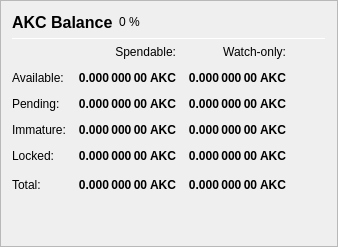
                   <widget class="QFrame" name="frame_Balances">
                    <property name="frameShape">
                     <enum>QFrame::StyledPanel</enum>
                    </property>
                    <property name="frameShadow">
                     <enum>QFrame::Raised</enum>
                    </property>
                    <layout class="QVBoxLayout" name="verticalLayout_4">
                     <item>
                      <layout class="QHBoxLayout" name="horizontalLayout_4">
                       <item>
                        <widget class="QLabel" name="label_5">
                         <property name="minimumSize">
                          <size>
                           <width>0</width>
                           <height>20</height>
                          </size>
                         </property>
                         <property name="font">
                          <font>
                           <pointsize>12</pointsize>
                           <weight>75</weight>
                           <bold>true</bold>
                          </font>
                         </property>
                         <property name="text">
                          <string>AKC Balance</string>
                         </property>
                        </widget>
                       </item>
                       <item>
                        <widget class="QLabel" name="labelAKCPercent">
                         <property name="text">
                          <string notr="true">0 %</string>
                         </property>
                        </widget>
                       </item>
                       <item>
                        <spacer name="horizontalSpacer_3">
                         <property name="orientation">
                          <enum>Qt::Horizontal</enum>
                         </property>
                         <property name="sizeHint" stdset="0">
                          <size>
                           <width>40</width>
                           <height>20</height>
                          </size>
                         </property>
                        </spacer>
                       </item>
                      </layout>
                     </item>
                     <item>
                      <widget class="Line" name="line_Balance">
                       <property name="minimumSize">
                        <size>
                         <width>0</width>
                         <height>1</height>
                        </size>
                       </property>
                       <property name="maximumSize">
                        <size>
                         <width>16777215</width>
                         <height>1</height>
                        </size>
                       </property>
                       <property name="orientation">
                        <enum>Qt::Horizontal</enum>
                       </property>
                      </widget>
                     </item>
                     <item>
                      <layout class="QGridLayout" name="gridLayout">
                       <property name="spacing">
                        <number>12</number>
                       </property>
                       <item row="0" column="1">
                        <widget class="QLabel" name="labelSpendable">
                         <property name="text">
                          <string>Spendable:</string>
                         </property>
                         <property name="alignment">
                          <set>Qt::AlignRight|Qt::AlignTrailing|Qt::AlignVCenter</set>
                         </property>
                        </widget>
                       </item>
                       <item row="0" column="2">
                        <widget class="QLabel" name="labelWatchonly">
                         <property name="text">
                          <string>Watch-only:</string>
                         </property>
                         <property name="alignment">
                          <set>Qt::AlignRight|Qt::AlignTrailing|Qt::AlignVCenter</set>
                         </property>
                        </widget>
                       </item>
                       <item row="1" column="0">
                        <widget class="QLabel" name="labelBalanceText">
                         <property name="text">
                          <string>Available:</string>
                         </property>
                        </widget>
                       </item>
                       <item row="1" column="1">
                        <widget class="QLabel" name="labelBalance">
                         <property name="font">
                          <font>
                           <weight>75</weight>
                           <bold>true</bold>
                          </font>
                         </property>
                         <property name="cursor">
                          <cursorShape>IBeamCursor</cursorShape>
                         </property>
                         <property name="toolTip">
                          <string>Your current spendable balance</string>
                         </property>
                         <property name="text">
                          <string notr="true">0.000 000 00 AKC</string>
                         </property>
                         <property name="alignment">
                          <set>Qt::AlignRight|Qt::AlignTrailing|Qt::AlignVCenter</set>
                         </property>
                         <property name="textInteractionFlags">
                          <set>Qt::LinksAccessibleByMouse|Qt::TextSelectableByKeyboard|Qt::TextSelectableByMouse</set>
                         </property>
                        </widget>
                       </item>
                       <item row="1" column="2">
                        <widget class="QLabel" name="labelWatchAvailable">
                         <property name="font">
                          <font>
                           <weight>75</weight>
                           <bold>true</bold>
                          </font>
                         </property>
                         <property name="cursor">
                          <cursorShape>IBeamCursor</cursorShape>
                         </property>
                         <property name="toolTip">
                          <string>Your current balance in watch-only addresses</string>
                         </property>
                         <property name="text">
                          <string notr="true">0.000 000 00 AKC</string>
                         </property>
                         <property name="alignment">
                          <set>Qt::AlignRight|Qt::AlignTrailing|Qt::AlignVCenter</set>
                         </property>
                         <property name="textInteractionFlags">
                          <set>Qt::LinksAccessibleByMouse|Qt::TextSelectableByKeyboard|Qt::TextSelectableByMouse</set>
                         </property>
                        </widget>
                       </item>
                       <item row="2" column="0">
                        <widget class="QLabel" name="labelPendingText">
                         <property name="text">
                          <string>Pending:</string>
                         </property>
                        </widget>
                       </item>
                       <item row="2" column="1">
                        <widget class="QLabel" name="labelUnconfirmed">
                         <property name="font">
                          <font>
                           <weight>75</weight>
                           <bold>true</bold>
                          </font>
                         </property>
                         <property name="cursor">
                          <cursorShape>IBeamCursor</cursorShape>
                         </property>
                         <property name="toolTip">
                          <string>Total of transactions that have yet to be confirmed, and do not yet count toward the spendable balance</string>
                         </property>
                         <property name="text">
                          <string notr="true">0.000 000 00 AKC</string>
                         </property>
                         <property name="alignment">
                          <set>Qt::AlignRight|Qt::AlignTrailing|Qt::AlignVCenter</set>
                         </property>
                         <property name="textInteractionFlags">
                          <set>Qt::LinksAccessibleByMouse|Qt::TextSelectableByKeyboard|Qt::TextSelectableByMouse</set>
                         </property>
                        </widget>
                       </item>
                       <item row="2" column="2">
                        <widget class="QLabel" name="labelWatchPending">
                         <property name="font">
                          <font>
                           <weight>75</weight>
                           <bold>true</bold>
                          </font>
                         </property>
                         <property name="cursor">
                          <cursorShape>IBeamCursor</cursorShape>
                         </property>
                         <property name="toolTip">
                          <string>Unconfirmed transactions to watch-only addresses</string>
                         </property>
                         <property name="text">
                          <string notr="true">0.000 000 00 AKC</string>
                         </property>
                         <property name="alignment">
                          <set>Qt::AlignRight|Qt::AlignTrailing|Qt::AlignVCenter</set>
                         </property>
                         <property name="textInteractionFlags">
                          <set>Qt::LinksAccessibleByMouse|Qt::TextSelectableByKeyboard|Qt::TextSelectableByMouse</set>
                         </property>
                        </widget>
                       </item>
                       <item row="3" column="0">
                        <widget class="QLabel" name="labelImmatureText">
                         <property name="text">
                          <string>Immature:</string>
                         </property>
                        </widget>
                       </item>
                       <item row="3" column="1">
                        <widget class="QLabel" name="labelImmature">
                         <property name="font">
                          <font>
                           <weight>75</weight>
                           <bold>true</bold>
                          </font>
                         </property>
                         <property name="cursor">
                          <cursorShape>IBeamCursor</cursorShape>
                         </property>
                         <property name="toolTip">
                          <string>Staked or masternode rewards that has not yet matured</string>
                         </property>
                         <property name="text">
                          <string notr="true">0.000 000 00 AKC</string>
                         </property>
                         <property name="alignment">
                          <set>Qt::AlignRight|Qt::AlignTrailing|Qt::AlignVCenter</set>
                         </property>
                         <property name="textInteractionFlags">
                          <set>Qt::LinksAccessibleByMouse|Qt::TextSelectableByKeyboard|Qt::TextSelectableByMouse</set>
                         </property>
                        </widget>
                       </item>
                       <item row="3" column="2">
                        <widget class="QLabel" name="labelWatchImmature">
                         <property name="font">
                          <font>
                           <weight>75</weight>
                           <bold>true</bold>
                          </font>
                         </property>
                         <property name="cursor">
                          <cursorShape>IBeamCursor</cursorShape>
                         </property>
                         <property name="toolTip">
                          <string>Staked or masternode rewards in watch-only addresses that has not yet matured</string>
                         </property>
                         <property name="text">
                          <string notr="true">0.000 000 00 AKC</string>
                         </property>
                         <property name="alignment">
                          <set>Qt::AlignRight|Qt::AlignTrailing|Qt::AlignVCenter</set>
                         </property>
                         <property name="textInteractionFlags">
                          <set>Qt::LinksAccessibleByMouse|Qt::TextSelectableByKeyboard|Qt::TextSelectableByMouse</set>
                         </property>
                        </widget>
                       </item>
                       <item row="4" column="0">
                        <widget class="QLabel" name="labelLockedBalanceText">
                         <property name="toolTip">
                          <string>Locked AKC or Masternode collaterals. These are excluded from zAKC minting.</string>
                         </property>
                         <property name="text">
                          <string>Locked:</string>
                         </property>
                        </widget>
                       </item>
                       <item row="4" column="1">
                        <widget class="QLabel" name="labelLockedBalance">
                         <property name="font">
                          <font>
                           <weight>75</weight>
                           <bold>true</bold>
                          </font>
                         </property>
                         <property name="cursor">
                          <cursorShape>IBeamCursor</cursorShape>
                         </property>
                         <property name="toolTip">
                          <string>Locked AKC or Masternode collaterals. These are excluded from zAKC minting.</string>
                         </property>
                         <property name="text">
                          <string notr="true">0.000 000 00 AKC</string>
                         </property>
                         <property name="alignment">
                          <set>Qt::AlignRight|Qt::AlignTrailing|Qt::AlignVCenter</set>
                         </property>
                         <property name="textInteractionFlags">
                          <set>Qt::LinksAccessibleByMouse|Qt::TextSelectableByKeyboard|Qt::TextSelectableByMouse</set>
                         </property>
                        </widget>
                       </item>
                       <item row="4" column="2">
                        <widget class="QLabel" name="labelWatchLocked">
                         <property name="font">
                          <font>
                           <weight>75</weight>
                           <bold>true</bold>
                          </font>
                         </property>
                         <property name="cursor">
                          <cursorShape>IBeamCursor</cursorShape>
                         </property>
                         <property name="toolTip">
                          <string>Current locked balance in watch-only addresses</string>
                         </property>
                         <property name="text">
                          <string notr="true">0.000 000 00 AKC</string>
                         </property>
                         <property name="alignment">
                          <set>Qt::AlignRight|Qt::AlignTrailing|Qt::AlignVCenter</set>
                         </property>
                         <property name="textInteractionFlags">
                          <set>Qt::LinksAccessibleByMouse|Qt::TextSelectableByKeyboard|Qt::TextSelectableByMouse</set>
                         </property>
                        </widget>
                       </item>
                       <item row="5" column="0">
                        <widget class="QLabel" name="labelTotalText">
                         <property name="toolTip">
                          <string>Your current Akikcoin balance, unconfirmed and immature transactions included</string>
                         </property>
                         <property name="text">
                          <string>Total:</string>
                         </property>
                        </widget>
                       </item>
                       <item row="5" column="1">
                        <widget class="QLabel" name="labelTotal">
                         <property name="font">
                          <font>
                           <weight>75</weight>
                           <bold>true</bold>
                          </font>
                         </property>
                         <property name="cursor">
                          <cursorShape>IBeamCursor</cursorShape>
                         </property>
                         <property name="toolTip">
                          <string>Your current Akikcoin balance, unconfirmed and immature transactions included</string>
                         </property>
                         <property name="text">
                          <string notr="true">0.000 000 00 AKC</string>
                         </property>
                         <property name="alignment">
                          <set>Qt::AlignRight|Qt::AlignTrailing|Qt::AlignVCenter</set>
                         </property>
                         <property name="textInteractionFlags">
                          <set>Qt::LinksAccessibleByMouse|Qt::TextSelectableByKeyboard|Qt::TextSelectableByMouse</set>
                         </property>
                        </widget>
                       </item>
                       <item row="5" column="2">
                        <widget class="QLabel" name="labelWatchTotal">
                         <property name="font">
                          <font>
                           <weight>75</weight>
                           <bold>true</bold>
                          </font>
                         </property>
                         <property name="cursor">
                          <cursorShape>IBeamCursor</cursorShape>
                         </property>
                         <property name="toolTip">
                          <string>Current total balance in watch-only addresses</string>
                         </property>
                         <property name="text">
                          <string notr="true">0.000 000 00 AKC</string>
                         </property>
                         <property name="alignment">
                          <set>Qt::AlignRight|Qt::AlignTrailing|Qt::AlignVCenter</set>
                         </property>
                         <property name="textInteractionFlags">
                          <set>Qt::LinksAccessibleByMouse|Qt::TextSelectableByKeyboard|Qt::TextSelectableByMouse</set>
                         </property>
                        </widget>
                       </item>
                       <item row="5" column="3">
                        <spacer name="horizontalSpacer_9">
                         <property name="orientation">
                          <enum>Qt::Horizontal</enum>
                         </property>
                         <property name="sizeHint" stdset="0">
                          <size>
                           <width>40</width>
                           <height>20</height>
                          </size>
                         </property>
                        </spacer>
                       </item>
                      </layout>
                     </item>
                     <item>
                      <spacer name="verticalSpacer_3">
                       <property name="orientation">
                        <enum>Qt::Vertical</enum>
                       </property>
                       <property name="sizeHint" stdset="0">
                        <size>
                         <width>20</width>
                         <height>40</height>
                        </size>
                       </property>
                      </spacer>
                     </item>
                    </layout>
                   </widget>
